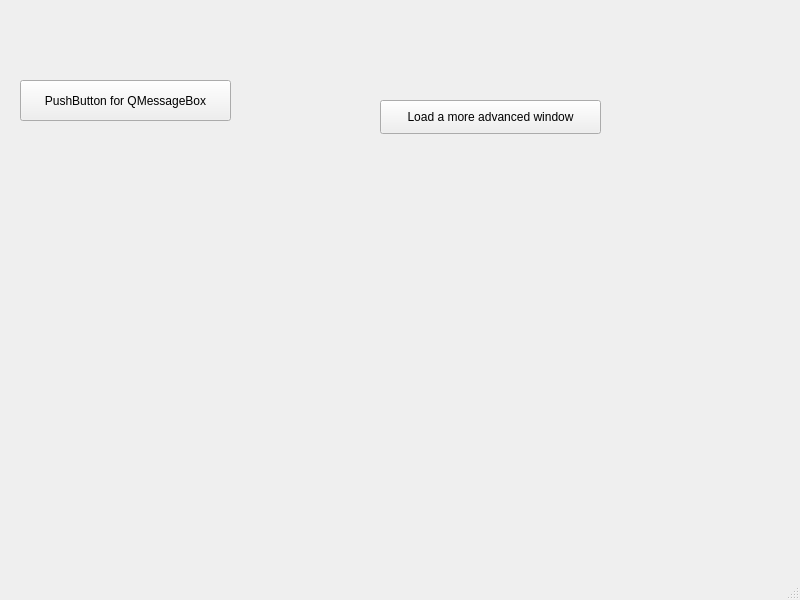
<?xml version="1.0" encoding="UTF-8"?>
<ui version="4.0">
 <class>MainWindow</class>
 <widget class="QMainWindow" name="MainWindow">
  <property name="geometry">
   <rect>
    <x>0</x>
    <y>0</y>
    <width>800</width>
    <height>600</height>
   </rect>
  </property>
  <property name="windowTitle">
   <string>MainWindow</string>
  </property>
  <widget class="QWidget" name="centralwidget">
   <widget class="QPushButton" name="load_message_box">
    <property name="geometry">
     <rect>
      <x>20</x>
      <y>80</y>
      <width>211</width>
      <height>41</height>
     </rect>
    </property>
    <property name="sizePolicy">
     <sizepolicy hsizetype="Maximum" vsizetype="Maximum">
      <horstretch>0</horstretch>
      <verstretch>0</verstretch>
     </sizepolicy>
    </property>
    <property name="text">
     <string>PushButton for QMessageBox</string>
    </property>
   </widget>
   <widget class="QPushButton" name="load_advanced_window">
    <property name="geometry">
     <rect>
      <x>380</x>
      <y>100</y>
      <width>221</width>
      <height>34</height>
     </rect>
    </property>
    <property name="text">
     <string>Load a more advanced window</string>
    </property>
   </widget>
  </widget>
  <widget class="QMenuBar" name="menubar">
   <property name="geometry">
    <rect>
     <x>0</x>
     <y>0</y>
     <width>800</width>
     <height>30</height>
    </rect>
   </property>
  </widget>
  <widget class="QStatusBar" name="statusbar"/>
  <action name="actionentry_A">
   <property name="text">
    <string>entry A</string>
   </property>
  </action>
  <action name="actionEntry_B">
   <property name="text">
    <string>Entry B </string>
   </property>
  </action>
  <action name="actionpart_c">
   <property name="text">
    <string>part c</string>
   </property>
  </action>
 </widget>
 <resources/>
 <connections/>
</ui>
